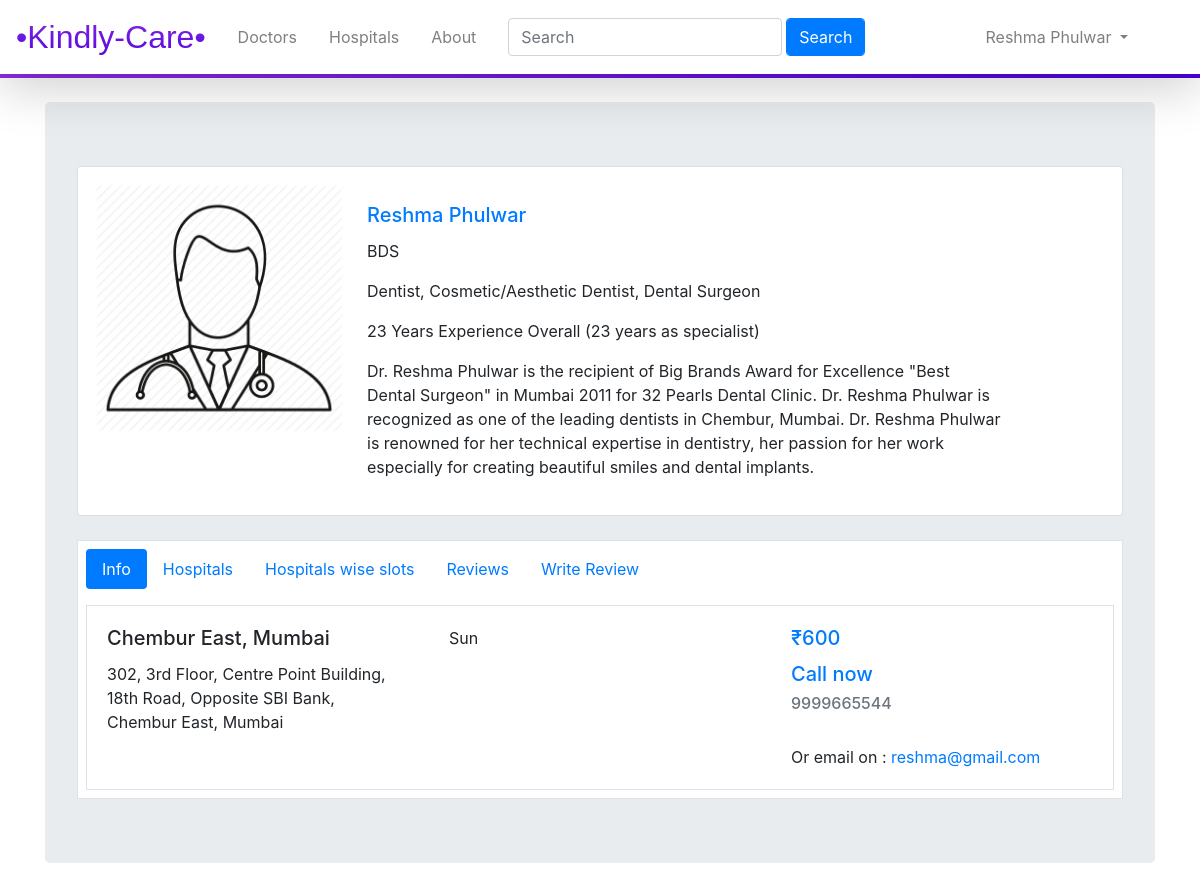
Screenshot of /doctor1 (signed in) with the database file from the repository.
### kindlycare/models.py (models this page shows, shortened)
class Doctors(db.Model, UserMixin):
    __tablename__ = 'doctors'
    id = db.Column(db.Integer,primary_key = True)
    name = db.Column(db.String(20),nullable = False)
    password = db.Column(db.String(20))
    email = db.Column(db.String(64),unique = True,index = True)
    qualification = db.Column(db.String(50),nullable = False)
    specialization = db.Column(db.String(140))
    consultation_fees = db.Column(db.Integer, nullable = False)
    profile_image = db.Column(db.String(64),default = 'default_image.jpg')
    experience = db.Column(db.Text,nullable = False)
    contact_number = db.Column(db.String(10),nullable = False)
    description = db.Column(db.Text,nullable = False)
    address_line_1 = db.Column(db.Text,nullable = False,default='India')
    address_line_2 = db.Column(db.Text,nullable = False,default='India')
    address_line_3 = db.Column(db.Text,nullable = False,default='India')
    reviews = db.relationship('Reviews',backref='doctor')
    slots = db.relationship('Slots',backref='doctor')
    appointments = db.relationship('Appointments',backref='doctor')
    hospitals_name = db.relationship('Hospitals',secondary=relate, backref = db.backref('doctor', lazy = True))

### kindlycare/doctors/views.py (the view, shortened to what this page needs)
@doctors.route('/doctor<int:doctor_id>', methods=['GET', 'POST'])
def viewDoctor(doctor_id):
    doc = Doctors.query.filter_by(id=doctor_id).first()
    address = doc.address_line_1+', '+doc.address_line_2+', '+doc.address_line_3
    reviews = Reviews.query.filter_by(doctor_id=doc.id).all()
    slots = Slots.query.filter_by(doc_id=doctor_id).all()
    current_date = str(datetime.now().time())
    my_date = date.today()
    current_day = calendar.day_name[my_date.weekday()]
    for slot in slots:
        print(slot.hospital_name)
    form = ReviewForm()
    return render_template('doctors.html', doc=doc, address=address, reviews=reviews, form=form, slots=slots, current_date=current_date, current_day=current_day)

### kindlycare/doctors/forms.py
class ReviewForm(FlaskForm):
    name = StringField('Your name', validators=[DataRequired()])
    content = TextAreaField('Your feedback', validators=[DataRequired()])
    rating = SelectField('Your rating', validators=[DataRequired()], choices=[
                         ('1', '1'), ('2', '2'), ('3', '3'), ('4', '4'), ('5', '5')])
    submit = SubmitField('Submit')

### kindlycare/models.py (called while the page is built)
@login_manager.user_loader
def load_user(doctor_id):
    return Doctors.query.get(doctor_id)

### kindlycare/templates/doctors.html (shortened to what this page needs)
{% extends 'base.html' %}
{% block content %}
<br>
<div class="jumbotron">
    <div class="card container bg-white p-3">
        <div class="row no-gutters">
            <div class="col-md-3">
                {% if doc.profile_picture %}
                <img src="{{url_for('static',filename='profile_pics/'+doc.profile_image)}}" class="card-img" alt="..."
                    style="width: fit-content;">
                {% else %}
                <img src="{{url_for('static',filename='profile_pics/'+doc.profile_image)}}" class="card-img" alt="..."
                    style="width: 250px;">
                {% endif %}
            </div>
            <div class="col-md-8">
                <div class="card-body">
                    <h5 class="card-title text-primary"> {{doc.name}}</h5>
                    <p class="card-text">{{doc.qualification}}</p>
                    <p class="card-text">{{doc.specialization}}</p>
                    <p class="card-text">{{doc.experience}}</p>
                    <p class="card-text">{{doc.description}}</p>
                </div>
            </div>
        </div>
    </div>
    <br>
    <div class=" border container bg-white p-2">
        <ul class="nav nav-pills mb-3" id="pills-tab" role="tablist">
            <li class="nav-item">
                <a class="nav-link active" id="pills-home-tab" data-toggle="pill" href="#pills-home" role="tab"
                    aria-controls="pills-home" aria-selected="true">Info</a>
            </li>
            <li class="nav-item">
                <a class="nav-link" id="pills-hospitals-tab" data-toggle="pill" href="#pills-hospitals" role="tab"
                    aria-controls="pills-hospitals" aria-selected="false">Hospitals</a>
            </li>
            <li class="nav-item">
                <a class="nav-link" id="pills-slots-tab" data-toggle="pill" href="#pills-slots" role="tab"
                    aria-controls="pills-slots" aria-selected="false">Hospitals wise slots</a>
            </li>
            <li class="nav-item">
                <a class="nav-link" id="pills-profile-tab" data-toggle="pill" href="#pills-profile" role="tab"
                    aria-controls="pills-profile" aria-selected="false">Reviews</a>
            </li>
            <li class="nav-item">
                <a class="nav-link" id="pills-contact-tab" data-toggle="pill" href="#pills-contact" role="tab"
                    aria-controls="pills-contact" aria-selected="false">Write Review</a>
            </li>
        </ul>
        <div class="tab-content" id="pills-tabContent">
            <div class="tab-pane fade show active border" id="pills-home" role="tabpanel" aria-labelledby="pills-home-tab">
                <div class="row no-gutters">
                    <div class="col-md-4">
                        <div class="card-body">
                            <h5 class="card-title">{{doc.address_line_3}}</h5>
                            <p class="card-text">{{address}}</p>
                        </div>
                    </div>
                    <div class="col-md-4">
                        <div class="card-body">
                            <p>{{current_day[0:-3]}}</p>
                        </div>
                    </div>
                    <div class="col-md-4">
                        <div class="card-body">
                            <h5 class="card-title text-primary">₹{{doc.consultation_fees}}</h5>
                            <h5 class="text-primary">Call now</h5><h6 class="text-muted">{{doc.contact_number}}</h6>
                            <br>
                            <p class="card-text">Or email on : <a href="#">{{doc.email}}</a></p>
                        </div>
                    </div>
                </div>
            </div>
        </div>
    </div>
</div>
{% endblock %}

### kindlycare/templates/base.html (shortened to what this page needs)
<!DOCTYPE html>
<html lang="en">
<head>
    <link rel="stylesheet" href="home.css">
    <link rel="stylesheet" href="https://stackpath.bootstrapcdn.com/bootstrap/4.4.1/css/bootstrap.min.css"
>
    <link rel="stylesheet" type="text/css"
        href="https://cdnjs.cloudflare.com/ajax/libs/font-awesome/5.11.2/css/all.css">
</head>
<body>
    <nav class="shadow-lg navbar navbar-expand-lg navbar-light">
        <ul class="navbar-nav">
            <a class="navbar-brand" href="{{url_for('core.home')}}" style="font-family: 'Gill Sans', 'Gill Sans MT', Calibri, 'Trebuchet MS', sans-serif;background: -webkit-linear-gradient(#8E2DE2,#4A00E0); -webkit-background-clip: text;
                -webkit-text-fill-color: transparent;font-size: 2rem;">•Kindly-Care•</a>
        </ul>
        <ul class="navbar-nav">
            <li class="nav-item"><a href="{{url_for('core.docs')}}" class="nav-link ml-2 mr-2">Doctors</a></li>
            <li class="nav-item"><a href="{{url_for('core.hosps')}}" class="nav-link ml-2 mr-2">Hospitals</a></li>
            <li class="nav-item"><a href="about" class="nav-link ml-2 mr-4">About</a></li>
            <form class="form-inline" method='GET' action="search">
                <input type="text" class="form-control ml-auto" name="query" placeholder="Search">
                <input type="submit" class="btn btn-primary form-control ml-1 mr-1" value="Search">
            </form>
        </ul>
        <ul class="navbar-nav ml-auto mr-5">
            {%if current_user.is_authenticated%}
            <li class="nav-item dropdown">
                <a class="nav-link dropdown-toggle" href="#" id="navbarDropdown" role="button" data-toggle="dropdown"
                    aria-haspopup="true" aria-expanded="false">
                    {{current_user.name}}
                </a>
            </li>
            {%else%}
            <li class="nav-item"><a class="btn btn-sm btn-outline-primary" href="{{url_for('doctors.register')}}"> Login
                    /
                    Signup </a></li>
            {%endif%}
        </ul>
    </nav>
    <div style="background-image: linear-gradient(to right,#8E2DE2,#4A00E0);width: 100%;height: 4px;"></div>
    <div class="container">
        {% block content %}
        {% endblock %}
    </div>
</body>
</html>

### kindlycare/templates/base.html (style rules this page uses)
html { scroll-behavior: smooth; }

### rows the page displays
Doctors: name "Reshma Phulwar", profile_image (placeholder picture), qualification "BDS", specialization "Dentist, Cosmetic/Aesthetic Dentist, Dental Surgeon", experience "23 Years Experience Overall (23 years as specialist)", description "Dr. Reshma Phulwar is the recipient of Big Brands Award for Excellence \"Best Dental Surgeon\" in Mumbai 2011 for 32 Pearls Dental Clinic. Dr. Reshma Phulwar is recognized as one of the leading dentists in Chembur, Mumbai. Dr. Reshma Phulwar is renowned for her technical expertise in dentistry, her passion for her work especially for creating beautiful smiles and dental implants.", address_line_3 "Chembur East, Mumbai", consultation_fees "600", contact_number "9999665544", email "reshma@gmail.com"

### other values shown
{{ address }} "302, 3rd Floor, Centre Point Building, 18th Road, Opposite SBI Bank, Chembur East, Mumbai"
{{ current_day[0:-3] }} "Sun"
